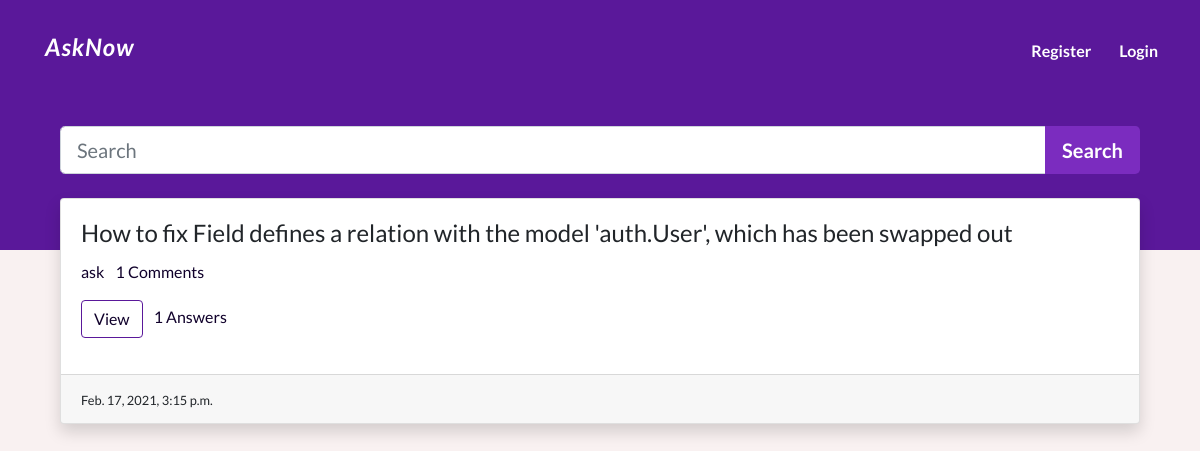
The page / on the database its author committed.
### Qpost/models.py (models this page shows, shortened)
class Question(models.Model):
    user = models.ForeignKey(CustomUser, on_delete=models.CASCADE)
    title = models.CharField(max_length=300)
    detail = models.TextField()
    tags = models.TextField(default='')
    add_time = models.DateTimeField(auto_now_add=True)

### accounts/models.py (models this page shows)
class CustomUser(AbstractUser):
    bio = models.TextField()
    location = models.CharField(max_length=200)

### Qpost/views.py (the view)
# urls.py: path('', views.home, name="home"),
def home(request):
    title = "AskNow - Home"
    if 'q' in request.GET:
        q = request.GET['q']
        quests = Question.objects.annotate(total_comments=Count(
            'answer__comment')).filter(title__icontains=q).order_by('-id')
    else:
        quests = Question.objects.annotate(
            total_comments=Count('answer__comment')).all().order_by('-id')
    paginator = Paginator(quests, 5)
    page_num = request.GET.get('page', 1)
    quests = paginator.page(page_num)
    return render(request, 'index.html', {'quests': quests, 'title': title})

### templates/index.html (shortened to what this page needs)
{% extends "base.html" %}
{% block content %}
<div class="container py-4">
    {% include "components/search.html" %}
    <div class="container mt-4">
        {% for quest in quests %}
        <div class="card mb-2 shadow">
            <div class="card-body">
                <h4 class="card-title">{{quest.title}}</h4>
                <p>
                    <a href="#" class="mr-2">{{quest.user.username}}</a>
                    <a href="#" class="mr-2">{{quest.total_comments}} Comments</a>
                </p>
                <p>
                    <a href="/detail/{{quest.id}}" type="button" class="mr-2 btn qbtn">View</a>
                    <a class="mr-2 disabled">{{quest.answer_set.count}} Answers</a>
                </p>
            </div>
            <div class="card-footer">
                <small>{{quest.add_time}}</small>
            </div>
        </div>
        {% endfor %}
    </div>
</div>
{% endblock %}

### static/css/style.css (style rules this page uses)
body { padding: 0; margin: 0; background: #f9f1f1 !important; font-family: "Lato", sans-serif; }
.card-body a { color : #10002b; text-decoration: none }
.qbtn { border: 1px solid #5a189a; color: #10002b; }

### rows shown on the page
Question: title "How to fix Field defines a relation with the model 'auth.User', which has been swapped out", user.username "ask", total_comments "1", answer_set.count "1", add_time "Feb. 17, 2021, 3:15 p.m."
